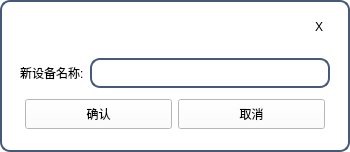
<?xml version="1.0" encoding="UTF-8"?>
<ui version="4.0">
 <class>Dlog_info</class>
 <widget class="QDialog" name="Dlog_info">
  <property name="geometry">
   <rect>
    <x>0</x>
    <y>0</y>
    <width>350</width>
    <height>152</height>
   </rect>
  </property>
  <property name="minimumSize">
   <size>
    <width>350</width>
    <height>150</height>
   </size>
  </property>
  <property name="maximumSize">
   <size>
    <width>350</width>
    <height>152</height>
   </size>
  </property>
  <property name="windowTitle">
   <string>Dialog</string>
  </property>
  <property name="styleSheet">
   <string notr="true">#Dlog_info{
background-color: rgb(255,255,255);
border:2px solid rgb(70,90,120);
border-radius:10px;
}</string>
  </property>
  <layout class="QGridLayout" name="gridLayout">
   <item row="0" column="0">
    <widget class="QWidget" name="titleBar" native="true">
     <property name="maximumSize">
      <size>
       <width>16777215</width>
       <height>32</height>
      </size>
     </property>
     <property name="styleSheet">
      <string notr="true">color: rgb(255, 255, 255);
background-color: rgb(255,255,255);
font: 75 12pt &quot;微软雅黑&quot;;
border-top-left-radius:4px;
border-top-right-radius:4px;</string>
     </property>
     <layout class="QGridLayout" name="gridLayout_7">
      <property name="leftMargin">
       <number>0</number>
      </property>
      <property name="topMargin">
       <number>0</number>
      </property>
      <property name="rightMargin">
       <number>0</number>
      </property>
      <property name="bottomMargin">
       <number>0</number>
      </property>
      <property name="spacing">
       <number>0</number>
      </property>
      <item row="0" column="0">
       <layout class="QGridLayout" name="gridLayout_8">
        <property name="leftMargin">
         <number>6</number>
        </property>
        <item row="0" column="0">
         <layout class="QGridLayout" name="gridLayout_9"/>
        </item>
       </layout>
      </item>
      <item row="0" column="1">
       <widget class="QLabel" name="lbTitle">
        <property name="minimumSize">
         <size>
          <width>80</width>
          <height>0</height>
         </size>
        </property>
        <property name="font">
         <font>
          <family>微软雅黑</family>
          <pointsize>14</pointsize>
          <weight>9</weight>
          <italic>false</italic>
          <bold>false</bold>
         </font>
        </property>
        <property name="styleSheet">
         <string notr="true">color: rgb(0, 0, 0);
background-color: rgb(255, 255, 255);
font: 75 14pt &quot;微软雅黑&quot;;</string>
        </property>
        <property name="text">
         <string/>
        </property>
        <property name="alignment">
         <set>Qt::AlignCenter</set>
        </property>
       </widget>
      </item>
      <item row="0" column="2">
       <layout class="QGridLayout" name="gridLayout_10">
        <property name="horizontalSpacing">
         <number>6</number>
        </property>
        <property name="verticalSpacing">
         <number>0</number>
        </property>
        <item row="0" column="0">
         <spacer name="horizontalSpacer_3">
          <property name="orientation">
           <enum>Qt::Horizontal</enum>
          </property>
          <property name="sizeHint" stdset="0">
           <size>
            <width>40</width>
            <height>20</height>
           </size>
          </property>
         </spacer>
        </item>
        <item row="0" column="1">
         <widget class="QPushButton" name="btnClose">
          <property name="sizePolicy">
           <sizepolicy hsizetype="Minimum" vsizetype="Expanding">
            <horstretch>0</horstretch>
            <verstretch>0</verstretch>
           </sizepolicy>
          </property>
          <property name="minimumSize">
           <size>
            <width>40</width>
            <height>32</height>
           </size>
          </property>
          <property name="maximumSize">
           <size>
            <width>16777215</width>
            <height>16777215</height>
           </size>
          </property>
          <property name="styleSheet">
           <string notr="true">QPushButton#btnClose{
    border-radius:0px;
	color: rgb(0,0,0);
    background-color:rgba(0,0,0,0);
    border-style:none;
	font: 75 12pt &quot;微软雅黑&quot;;
}

QPushButton#btnClose:hover{
        background-color: qlineargradient(spread:pad, x1:0, y1:1, x2:0, y2:0, stop:0 rgba(25, 134, 199, 0), stop:1 #636363);
}

QPushButton#btnClose:hover{
        background-color: qlineargradient(spread:pad, x1:0, y1:1, x2:0, y2:0, stop:0 rgba(238, 0, 0, 128), stop:1 rgba(238, 44, 44, 255));
}</string>
          </property>
          <property name="text">
           <string>X</string>
          </property>
          <property name="type" stdset="0">
           <string>btn_win_ctrl</string>
          </property>
         </widget>
        </item>
       </layout>
      </item>
     </layout>
    </widget>
   </item>
   <item row="1" column="0">
    <widget class="QWidget" name="widget" native="true">
     <property name="styleSheet">
      <string notr="true">background-color: rgb(255,255,255);</string>
     </property>
     <layout class="QGridLayout" name="gridLayout_4">
      <item row="0" column="0">
       <layout class="QGridLayout" name="gridLayout_2">
        <item row="0" column="0">
         <widget class="QLabel" name="label">
          <property name="styleSheet">
           <string notr="true">color: rgb(0,0,0);
font: 75 11pt &quot;微软雅黑&quot;;
background-color: rgb(255,255,255);</string>
          </property>
          <property name="text">
           <string>新设备名称:</string>
          </property>
         </widget>
        </item>
        <item row="0" column="1">
         <widget class="QLineEdit" name="lineEdit_name">
          <property name="minimumSize">
           <size>
            <width>0</width>
            <height>30</height>
           </size>
          </property>
          <property name="styleSheet">
           <string notr="true">background-color: rgb(255,255,255);
border:2px solid rgb(70,90,120);
border-radius:10px;
color: rgb(216, 221, 210);</string>
          </property>
         </widget>
        </item>
       </layout>
      </item>
      <item row="1" column="0">
       <layout class="QGridLayout" name="gridLayout_3">
        <property name="leftMargin">
         <number>5</number>
        </property>
        <property name="topMargin">
         <number>5</number>
        </property>
        <property name="rightMargin">
         <number>5</number>
        </property>
        <property name="bottomMargin">
         <number>5</number>
        </property>
        <item row="0" column="0">
         <widget class="QPushButton" name="pushButton">
          <property name="minimumSize">
           <size>
            <width>100</width>
            <height>30</height>
           </size>
          </property>
          <property name="styleSheet">
           <string notr="true">QPushButton{
border:1px solid rgb(70,90,120);
color: rgb(255, 255, 255);
border-radius:3px;
font: 75 11pt &quot;微软雅黑&quot;;
background-color: rgb(153,217,234);
}
QPushButton:hover{
color: rgb(25, 118, 210);
background-color: rgb(227, 236, 255);
};</string>
          </property>
          <property name="text">
           <string>确认</string>
          </property>
         </widget>
        </item>
        <item row="0" column="1">
         <widget class="QPushButton" name="pushButton_2">
          <property name="minimumSize">
           <size>
            <width>100</width>
            <height>30</height>
           </size>
          </property>
          <property name="styleSheet">
           <string notr="true">QPushButton{
border:1px solid rgb(70,90,120);
color: rgb(255, 255, 255);
border-radius:3px;
font: 75 11pt &quot;微软雅黑&quot;;
background-color: rgb(153,217,234);
}
QPushButton:hover{
color: rgb(25, 118, 210);
background-color: rgb(227, 236, 255);
};</string>
          </property>
          <property name="text">
           <string>取消</string>
          </property>
         </widget>
        </item>
       </layout>
      </item>
     </layout>
    </widget>
   </item>
  </layout>
 </widget>
 <resources/>
 <connections/>
</ui>
